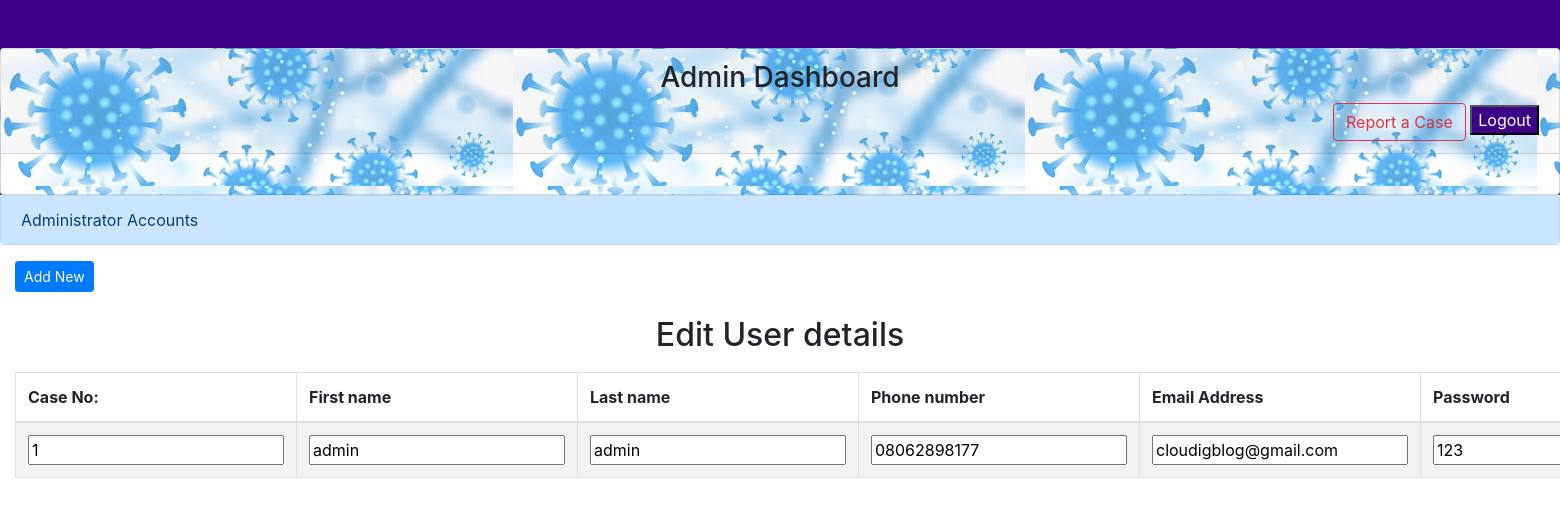
The app's page /admin/Edit.php?data=1 (signed in) with its own data.
### tables this page shows
CREATE TABLE `user` (
  `id` int(11) NOT NULL,
  `fname` varchar(50) NOT NULL,
  `lname` varchar(50) NOT NULL,
  `phone` varchar(15) NOT NULL,
  `email` varchar(255) NOT NULL,
  `password` varchar(20) NOT NULL,
  `type` varchar(20) NOT NULL
);

### admin/Edit.php (the view, shortened to what this page needs)
<?php
    include_once 'connection.php';
    $id = $_REQUEST['data'];
    $qry = mysqli_query($con,"Select * from user where id='$id'") or die(mysqli_error($con));
    while($row = mysqli_fetch_array($qry)){
        $id = $row['id'];
        $fname=$row['fname'];
        $lname =$row['lname'];
        $phone = $row['phone'];
        $email = $row['email'];
        $password = $row['password'];
    }
?>
<!DOCTYPE html>
<html>
<head>
	<link rel="stylesheet" type="text/css" href="../css/boostrap-min.css">
</head>
<body >
<div class="row">
				<div class="col" style="background-color: #3a0388";>
					<div class="card mt-5" style="background-image: url(../image/header.jpg)";>
						<div class="card-header text-center">
							<h3> Admin Dashboard</h3><div class="text-right"><a href="index.php"><button class="btn btn-outline-danger" type="button" id="new_emp_btn"><span class="fa fa-plus"></span> Report a Case </button></a>
							 <a href="Logout.php"> <button style="background-color: #3a0388; color: white;">Logout</button> </a></div>
						</div>
						<div class="container-fluid admin" >
						<div class="card-body">
						</div>
					</div>
				</div>
			</div>
		<div class="container-fluid admin" >
			<div class="alert alert-primary">Administrator Accounts</div>
					<div class="well col-lg-12">
				<a href="user.php"><button type="button" class="btn btn-primary btn-sm" id="new_user"><i class="fa fa-plus"></i> Add New</button></a>
				<br />
				<br />
		<table id="viewdata" class="table table-bordered table-striped">
		<thead>
<tr>
<th>Case No:</th>
<th>First name</th>
<th>Last name</th>
<th>Phone number</th>
<th>Email Address</th>
<th>Password</th>
</tr>
		</thead>
<h2 style="text-align: center;">Edit User details</h2>
<form name="Myform" id="Myform" action="EditProcess.php?id='<?php echo $id;?>'" method="post" onsubmit="return(Validate());">
   <div id="error" style="color:red; font-size:16px; font-weight:bold; padding:5px"></div>
        <tbody>
            <tr>
                <td><input type="text" name="id" id="id" onkeydown="HideError()" value = "<?php echo $id?>"/></td>
                <td><input type="text" name="fname" id="fname" onkeydown="HideError()" value = "<?php echo $fname?>"/></td>
                <td><input type="text" name="lname" id="lname" onkeydown="HideError()" value = "<?php echo $lname?>"/></td>
                <td><input type="text" name="mobile" id="mobile" onkeydown="HideError()" value = "<?php echo $phone?>"/></td>
                <td><input type="text" name="email" id="email" onkeydown="HideError()" value = "<?php echo $email?>"/></td>
                <td><input type="text" name="password" id="password" onkeydown="HideError()" value = "<?php echo $password?>"/></td>
            </tr>
        </tbody>
    </table>
    </div></body></html>

### records on screen
user: id "1", fname "admin", lname "admin", mobile "08062898177", email "cloudigblog@gmail.com", password "123"
